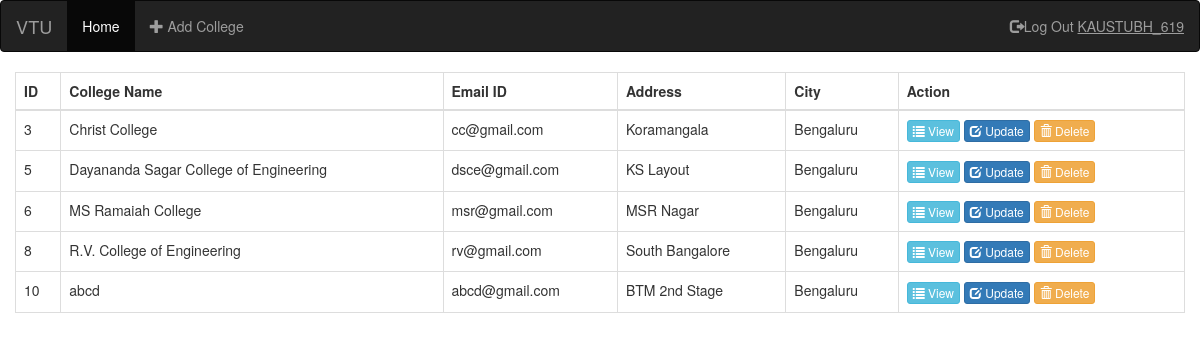
The page /crud/index (signed in) on the database its author committed.
### formExample/models.py (models this page shows, shortened)
class College(models.Model):
    college_name = models.CharField(max_length=100, unique=True)
    college_email = models.EmailField(unique=True)
    college_address = models.CharField(max_length=250)
    college_city = models.CharField(max_length=100)
    class Meta:
        db_table = 'college'

### crud/views.py (the view)
def index(request):
    data = College.objects.all()
    return render(request, 'crud/index.html', {'data': data})

### crud/templates/crud/index.html (shortened to what this page needs)
{% extends 'layout.html' %}
{% block content %}
<table class="table table-bordered">
    <thead>
      <tr>
        <th>ID</th>
          <th>College Name</th>
        <th>Email ID</th>
        <th>Address</th>
          <th>City</th>
          <th>Action</th>
      </tr>
    </thead>
    <tbody>
    {% for i in data %}
    <tr>
        <td>{{ i.id }}</td>
        <td>{{ i.college_name }}</td>
        <td>{{ i.college_email }}</td>
        <td>{{ i.college_address }}</td>
        <td>{{ i.college_city }}</td>
        <td>
            <a href="view?id={{i.id}}" target="_blank" class="btn btn-info btn-xs"><span class="glyphicon glyphicon-list"></span> View</a>
            <a href="update?id={{i.id}}" class="btn btn-primary btn-xs"><span class="glyphicon glyphicon-edit"></span> Update</a>
            <a onclick="return deleteItem()" href="delete?id={{i.id}}" class="btn btn-warning btn-xs"><span class="glyphicon glyphicon-trash"></span> Delete</a>
        </td>
    </tr>
    {% endfor %}
    </tbody>
  </table>
{% endblock %}

### student/templates/layout.html (shortened to what this page needs)
<!DOCTYPE html>
<html lang="en">
<head>
  {% load staticfiles %}
  <link rel="stylesheet" href="https://maxcdn.bootstrapcdn.com/bootstrap/3.3.7/css/bootstrap.min.css">
</head>
<body>
<nav class="navbar navbar-inverse">
  <div class="container-fluid">
    <div class="navbar-header">
      <a class="navbar-brand" href="{% url 'index' %}">VTU</a>
    </div>
    <ul class="nav navbar-nav">
      <li class="active"><a href="{% url 'crudview' %}">Home</a></li>
      <li><a href="{% url 'create' %}"><span class="glyphicon glyphicon-plus"></span> Add College</a></li>
    </ul>
    <ul class="nav navbar-nav navbar-right">
      {% if request.user.username %}
      <li><a href="{% url 'logout' %}"><span class="glyphicon glyphicon-log-out"></span>Log Out
        <u style="text-transform: uppercase;"> {{ request.user.username }}</u></a></li>
      {% else %}
      <li><a href="{% url 'login' %}"><span class="glyphicon glyphicon-log-in"></span> Log In</a></li>
      <li><a href="{% url 'registration' %}"><span class="glyphicon glyphicon-edit"></span> Sign Up</a></li>
      {% endif %}
    </ul>
  </div>
</nav>
<div class="container-fluid">
    {% block content %}
    {% endblock %}
</div>
</body>
</html>

### rows shown on the page
College: id "3", college_name "Christ College", college_email "cc@gmail.com", college_address "Koramangala", college_city "Bengaluru"
College: id "5", college_name "Dayananda Sagar College of Engineering", college_email "dsce@gmail.com", college_address "KS Layout", college_city "Bengaluru"
College: id "6", college_name "MS Ramaiah College", college_email "msr@gmail.com", college_address "MSR Nagar", college_city "Bengaluru"
College: id "8", college_name "R.V. College of Engineering", college_email "rv@gmail.com", college_address "South Bangalore", college_city "Bengaluru"
College: id "10", college_name "abcd", college_email "abcd@gmail.com", college_address "BTM 2nd Stage", college_city "Bengaluru"

### other values the page prints
{{ request.user.username }} "KAUSTUBH_619"
